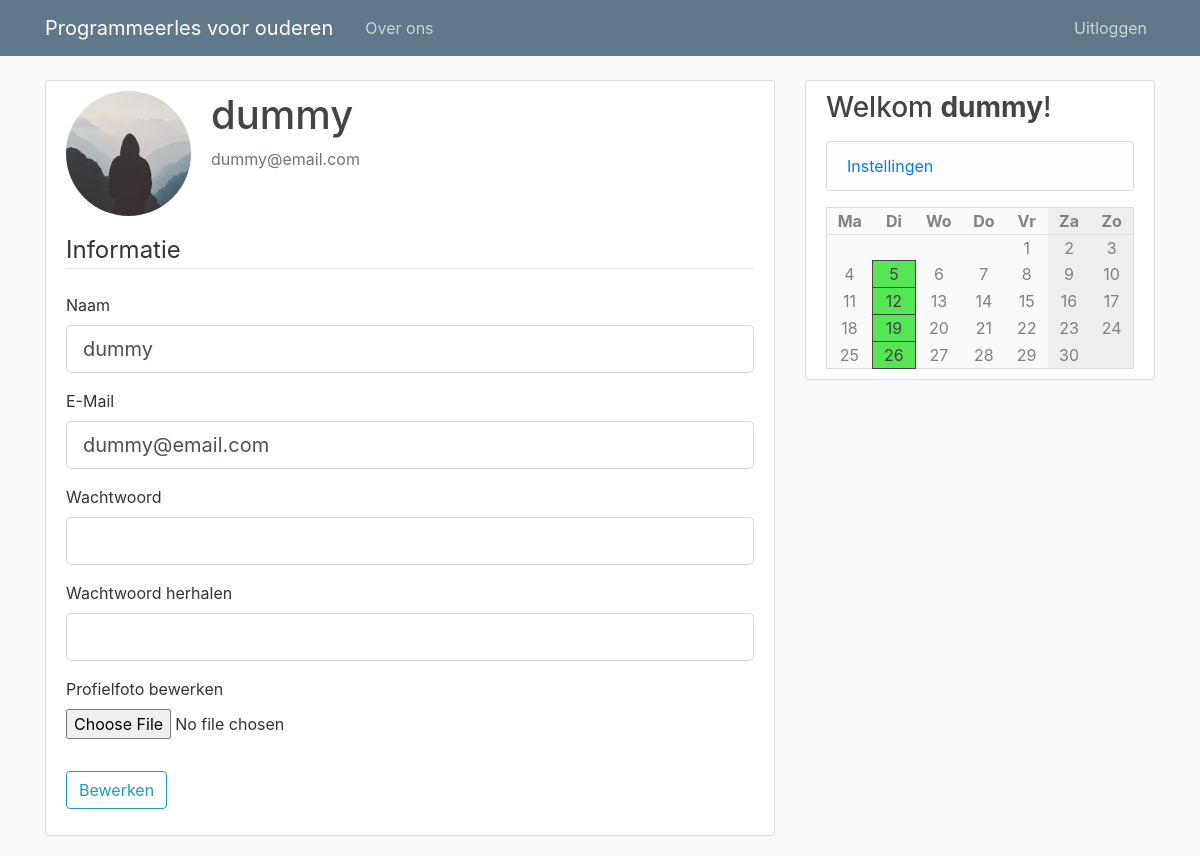
Screenshot of /user/self (signed in) with the database file from the repository.
### pgmles/models.py (models this page shows)
class User(db.Model, UserMixin):
    id = db.Column(db.Integer, primary_key=True)
    type = db.Column(db.String(6), nullable=False, default="client")
    username = db.Column(db.String(20), unique=True, nullable=False)
    email = db.Column(db.String(120), unique=True, nullable=False)
    image_file = db.Column(db.String(20), nullable=False, default='default.jpg')
    password = db.Column(db.String(60), nullable=False)

class Course(db.Model):
    id = db.Column(db.Integer, primary_key=True)
    name = db.Column(db.String(100), nullable=False)
    description = db.Column(db.Text, nullable=False)
    teacher_id = db.Column(db.Integer, db.ForeignKey('user.id'), nullable=False)
    weekday = db.Column(db.Integer, nullable=False)
    start = db.Column(db.String(10), nullable=False, default=datetime.utcnow)
    end = db.Column(db.String(10), nullable=False, default=datetime.utcnow)
    location = db.Column(db.String(120), nullable=False)

### pgmles/routes.py (the view)
@app.route("/user/self", methods=[ 'GET', 'POST' ])
@login_required
def account():
    form = UpdateAccountForm()
    if form.validate_on_submit():
        current_user.username = form.username.data
        current_user.email = form.email.data
        if form.picture.data:
            picture_file = save_picture(form.picture.data)
            current_user.image_file = picture_file
        if form.password.data:
            current_user.password = bcrypt.generate_password_hash(form.password.data).decode('utf-8')
        db.session.commit()
        flash('Uw profiel is bewerkt!', 'success')
        return redirect(url_for('account'))
    elif request.method == 'GET':
        form.username.data = current_user.username
        form.email.data = current_user.email
    image_file = url_for('static', filename='profile_pics/' + current_user.image_file)
    return render_template('account.html', calendar=make_calendar(), title='Profiel', image_file=image_file, form=form)

### pgmles/forms.py (shortened to what this page needs)
class UpdateAccountForm(FlaskForm):
    username = StringField('Naam', validators=[ DataRequired(), Length(min=2, max=20) ])
    email = StringField('E-Mail', validators=[ DataRequired(), Email() ])
    password = PasswordField('Wachtwoord', validators=[])
    confirm_password = PasswordField('Wachtwoord herhalen', validators=[ EqualTo('password') ])
    picture = FileField('Profielfoto bewerken', validators=[ FileAllowed(['jpg', 'png']) ])
    submit = SubmitField('Bewerken')
    """ validates whether username is already in use """
    """ validates whether e-mail is already in use """

### pgmles/models.py (called while the page is built)
@login_manager.user_loader
def load_user(user_id):
    return User.query.get(int(user_id))

### pgmles/routes.py (called while the page is built)
def make_calendar():
    weekdays = list(enumerate(['Ma', 'Di', 'Wo', 'Do', 'Vr', 'Za', 'Zo']))
    courses = [ None, None, None, None, None, None, None ]
    if current_user.is_authenticated:
        subscriptions = [ cm.course_id for cm in CourseMember.query.filter_by(user_id=current_user.id) ]
        courses = [ ' +\n'.join([ c.name for c in Course.query.filter_by(weekday=i) if c.id in subscriptions ]) for i in range(7) ]
    today = datetime.today()
    m = Month()
    rows = []
    for days in m.monthdayscalendar(today.year, today.month):
        rows.append([ (i, d, courses[i]) for i, d in enumerate(days) ])
    return { 'weekdays': weekdays, 'rows': rows }

### pgmles/templates/account.html (shortened to what this page needs)
{% extends "layout.html" %}
{% block content %}
<div class="content-section">
    <div class="media">
        <img class="rounded-circle account-img" src="{{ image_file }}">
        <div class="media-body">
            <h2 class="account-heading">{{ current_user.username }}</h2>
            <p class="text-secondary">{{ current_user.email }}</p>
        </div>
    </div>
    <form method="POST" action="" enctype="multipart/form-data">
        <fieldset class="form-group">
            <legend class="border-bottom mb-4">Informatie</legend>
            <div class="form-group">
                {{ form.username.label(class="form-control-label") }}
                {% if form.username.errors %}
                {{ form.username(class="form-control form-control-lg is-invalid") }}
                <div class="invalid-feedback">
                    {% for error in form.username.errors %}
                    <span>{{ error }}</span>
                    {% endfor %}
                </div>
                {% else %}
                {{ form.username(class="form-control form-control-lg") }}
                {% endif %}
            </div>
            <div class="form-group">
                {{ form.email.label(class="form-control-label") }}
                {% if form.email.errors %}
                {{ form.email(class="form-control form-control-lg is-invalid") }}
                <div class="invalid-feedback">
                    {% for error in form.email.errors %}
                    <span>{{ error }}</span>
                    {% endfor %}
                </div>
                {% else %}
                {{ form.email(class="form-control form-control-lg") }}
                {% endif %}
            </div>
            <div class="form-group">
                {{ form.password.label(class="form-control-label") }}
                {% if form.password.errors %}
                {{ form.password(class="form-control form-control-lg is-invalid") }}
                <div class="invalid-feedback">
                    {% for error in form.password.errors %}
                    <span>{{ error }}</span>
                    {% endfor %}
                </div>
                {% else %}
                {{ form.password(class="form-control form-control-lg") }}
                {% endif %}
            </div>
            <div class="form-group">
                {{ form.confirm_password.label(class="form-control-label") }}
                {% if form.confirm_password.errors %}
                {{ form.confirm_password(class="form-control form-control-lg is-invalid") }}
                <div class="invalid-feedback">
                    {% for error in form.confirm_password.errors %}
                    <span>{{ error }}</span>
                    {% endfor %}
                </div>
                {% else %}
                {{ form.confirm_password(class="form-control form-control-lg") }}
                {% endif %}
            </div>
            <div class="form-group">
                {{ form.picture.label() }}
                {{ form.picture(class="form-control-file") }}
            </div>
        </fieldset>
        <div class="form-group">
            {{ form.submit(class="btn btn-outline-info") }}
        </div>
    </form>
</div>
{% endblock content %}

### pgmles/templates/layout.html (shortened to what this page needs)
<!DOCTYPE html>
<html>
<head>
    <link rel="stylesheet" href="https://maxcdn.bootstrapcdn.com/bootstrap/4.0.0/css/bootstrap.min.css"
>
    <link rel="stylesheet" type="text/css" href="{{ url_for('static', filename='main.css') }}">
</head>
<body>
    <header class="site-header">
        <nav class="navbar navbar-expand-md navbar-dark bg-steel fixed-top">
            <div class="container">
                <a class="navbar-brand mr-4" href="/">Programmeerles voor ouderen</a>
                <div class="collapse navbar-collapse" id="navbarToggle">
                    <div class="navbar-nav mr-auto">
                        <a class="nav-item nav-link" href="/about">Over ons</a>
                    </div>
                    <div class="navbar-nav">
                        {% if current_user.is_authenticated %}
                        <a class="nav-item nav-link" href="{{ url_for('logout') }}">Uitloggen</a>
                        {% else %}
                        <a class="nav-item nav-link" href="{{ url_for('login') }}">Inloggen</a>
                        <a class="nav-item nav-link" href="{{ url_for('register') }}">Registeren</a>
                        {% endif %}
                    </div>
                </div>
            </div>
        </nav>
    </header>
    <main role="main" class="container">
        <div class="row">
            <div class="col-md-8">
                {% block content %}{% endblock %}
            </div>
            <div class="col-md-4">
                <div class="content-section">
                    <h3>Welkom <b>{{ current_user.username if current_user.is_authenticated else 'gast' }}</b>!</h3>
                    {% if current_user.is_authenticated %}
                    <p class='text-muted'>
                    <ul class="list-group">
                        <li class="list-group-item list-group-item-light"><a
                                href="{{ url_for('account') }}">Instellingen</a></li>
                    </ul>
                    </p>
                    {% endif %}
                    <table class='calendar'>
                        <tr>
                            {% for d, day in calendar['weekdays'] %}
                            <th class="{{ 'weekend' if d >= 5 }}">{{ day }}</th>
                            {% endfor %}
                        </tr>
                        {% for row in calendar['rows'] %}
                        <tr>
                            {% for d, day, course in row %}
                            <td class="{{ 'weekend' if d >= 5 }} {{ 'course' if course and day }}">
                                {{ day if day }}
                            </td>
                            {% endfor %}
                        </tr>
                        {% endfor %}
                    </table>
                </div>
            </div>
        </div>
    </main>
</body>
</html>

### pgmles/static/main.css (style rules this page uses)
body { background: #fafafa; color: #333333; margin-top: 5rem; }
h1, h2, h3, h4, h5, h6 { color: #444444; }
.bg-steel { background-color: #5f788a; }
.site-header .navbar-nav .nav-link { color: #cbd5db; }
.content-section { background: #ffffff; padding: 10px 20px; border: 1px solid #dddddd; border-radius: 3px; margin-bottom: 20px; }
.account-img { height: 125px; width: 125px; margin-right: 20px; margin-bottom: 16px; }
.account-heading { font-size: 2.5rem; }
.calendar { background-color: #fafafa; width: 100%; color: #818182; border: #dddddd solid 1px; }
.calendar .weekend { background-color: #eee; }
.calendar th { border-bottom: #ddd solid 1px; }
.calendar th, td { text-align: center; width: 100px; position: relative; }
.calendar .course { background: rgb(84, 230, 84); border: #444 solid 1px; color: #444 }

### rows the page displays
User: username "dummy", email "dummy@email.com"
Course: teacher "5", day "12", day "19", day "26"

### other values shown
{{ day }} "Ma" "Di" "Wo" "Do" "Vr" "Za" "Zo"
{{ day if day }} "1" "2" "3" "4" "6" "7" "8" "9" "10" "11" "13" "14" "15" "16" "17" "18" "20" "21" "22" "23" "24" "25" "27" "28" "29" "30"
